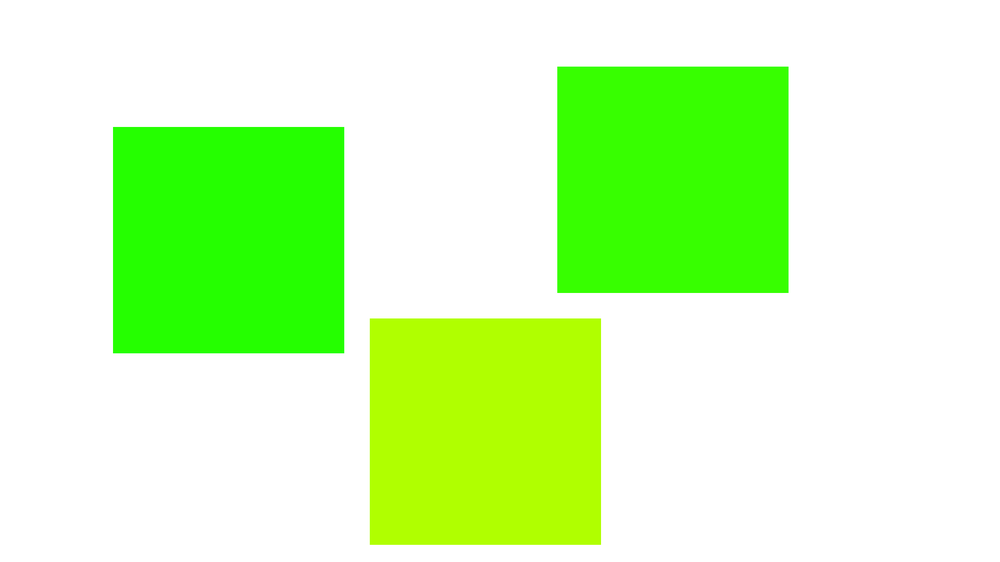
#> input picture test.png, 1000 x 562 px, shrunk from 1920 x 1080 before the run
$ python main.py
#> lines starting #> are read from the running program, lines starting #| are printed output that depends on the picture; after the words box and inside, x2 and y2 are one past the last pixel; in counts of white or black regions, pixels touching at a corner belong together
#> further down, slika is the input picture: shape (562, 1000, 3); mean B, G, R 183.7, 255, 208.7
### iskalniki.py
import cv2 as cv
import numpy as np
import matplotlib.pyplot as plt
from scipy import ndimage

def iskalnik_4_kotnikov(slika: np.ndarray) -> list[np.ndarray]:
    # Pretvori v sivinsko sliko z povprečenjem RGB kanalov
    #slika = slika.mean(2)

    #img = cv.imread('test.png', cv.IMREAD_GRAYSCALE)
    # Uporabi gaussov filter iz knjižnice ndimage

    img = cv.GaussianBlur(slika, (3, 3), 2)

    edges = cv.Canny(img, 100, 10)
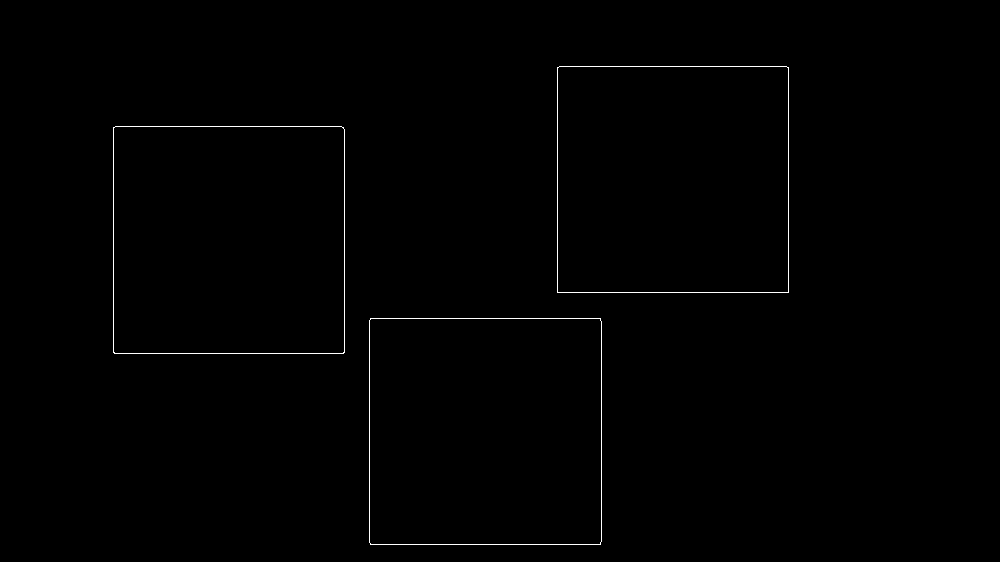
#> edges: shape (562, 1000); 0.49% white in thin lines or dots, all inside (x1, y1, x2, y2) = (113, 66, 789, 545)

    contours, _ = cv.findContours(edges, mode=cv.RETR_TREE, method=cv.CHAIN_APPROX_SIMPLE)
#> contours = 6 contours; box (x1, y1, x2, y2) and area: (113, 126, 345, 354) 52430, (113, 126, 345, 354) 52426, (369, 318, 602, 545) 52424, (369, 318, 602, 545) 52422, (557, 66, 789, 293) 52203, (557, 66, 789, 293) 52201

    # Združi bližnje konture
    combined_contours = []
    for contour in contours:
        if len(combined_contours) == 0:
            combined_contours.append(contour)
        else:
            merged = False
            for i, combined_contour in enumerate(combined_contours):
                for point in contour:
                    distance = cv.pointPolygonTest(combined_contour, (int(point[0][0]), int(point[0][1])), True)
                    if distance >= 0 and distance < 10:  # Prag razdalje za združevanje kontur
                        combined_contours[i] = np.vstack((combined_contour, contour))
                        merged = True
                        break
                if merged:
                    break
            if not merged:
                combined_contours.append(contour)
#> this loop made 6 passes
#> after the loop, combined_contours = 3 contours, all with area under 20

    # Uporabi konveksni ovoj za združevanje kontur
    hulls = [cv.convexHull(contour) for contour in combined_contours]
#> hulls = 3 contours; box (x1, y1, x2, y2) and area: (113, 126, 345, 354) 52432, (369, 318, 602, 545) 52427, (557, 66, 789, 293) 52204

    # Aproksimiraj združene konture in najdi pravokotnike
    rectangles = []
    for contour in hulls:
        # Aproksimiraj konturo
        epsilon = 0.015 * cv.arcLength(contour, True)
        approx = cv.approxPolyDP(contour, epsilon, True)
        # Preveri, če ima aproksimirana kontura 4 oglišča
        if len(approx) == 4:
            rectangles.append(approx)
#> this loop made 3 passes
#> approx on passes 1 to 3: [[600, 544], [370, 544], [370, 318], [600, 318]], [[343, 127], [343, 353], [113, 352], [113, 127]], [[788, 67], [788, 292], [557, 292], [557, 67]]
#> after the loop, rectangles = 3 contours; box (x1, y1, x2, y2) and area: (370, 318, 601, 545) 51980, (557, 67, 789, 293) 51975, (113, 127, 344, 354) 51865

    #"""Prikaz rezultatov
    # Prikaži rezultate
    plt.imshow(img, cmap='gray')
    plt.title('Originalna slika'), plt.xticks([]), plt.yticks([])
    #plt.subplot(122), plt.imshow(edges, cmap='gray')
    #plt.title('Slika robov'), plt.xticks([]), plt.yticks([])

    for rect in rectangles:
        #print("Rectangle:")
        #print(rect)
        plt.plot(rect[:, 0, 0], rect[:, 0, 1], 'r')
        plt.plot([rect[0, 0, 0], rect[-1, 0, 0]], [rect[0, 0, 1], rect[-1, 0, 1]], 'r')
#> this loop made 3 passes

    plt.show()
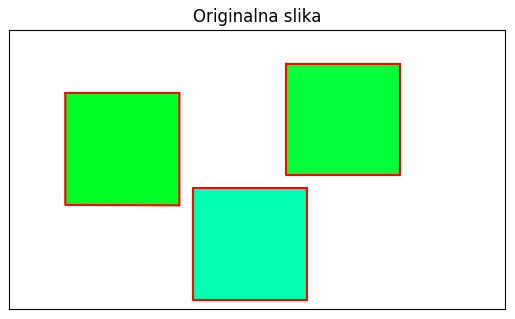
#> figure drawn by matplotlib, 1 panel; B, G, R data is drawn as R, G, B
    #"""

    return rectangles

### main.py
import os
import cv2 as cv
import numpy as np
import matplotlib.pyplot as plt
import iskalniki

image_path = os.path.abspath('test.png')
slika = cv.imread(image_path)

rezultat = iskalniki.iskalnik_4_kotnikov(slika)
#> rezultat has the same summary as rectangles in iskalnik_4_kotnikov

"""Show rectangles
for rect in rezultat:
        #print("Rectangle:")
        #print(rect)
        plt.plot(rect[:, 0, 0], rect[:, 0, 1], 'r')
        plt.plot([rect[0, 0, 0], rect[-1, 0, 0]], [rect[0, 0, 1], rect[-1, 0, 1]], 'r')

#plt.show()

""""""Regular Img Show
plt.figure(figsize=(12, 6))
plt.subplot(1, 2, 1)
plt.imshow(slika, cmap='gray')
plt.axis('off')
plt.subplot(1, 2, 2)
plt.show()
"""
